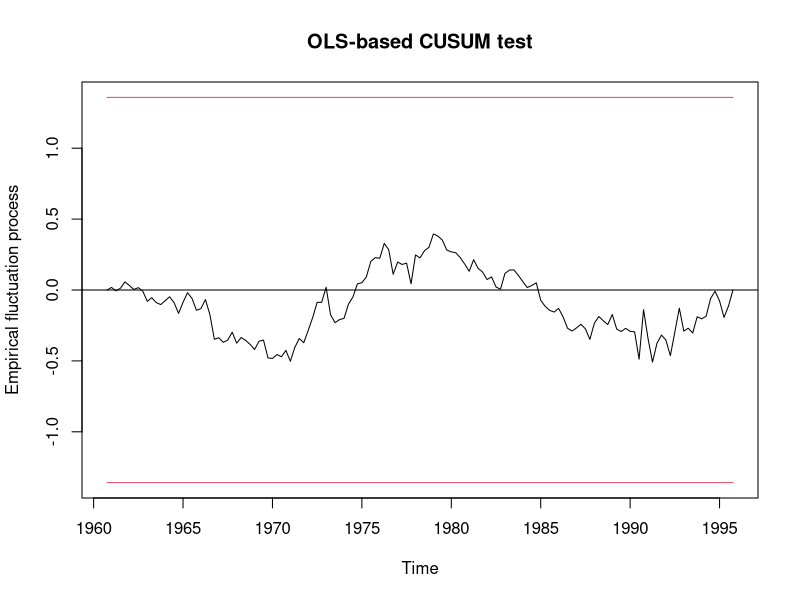
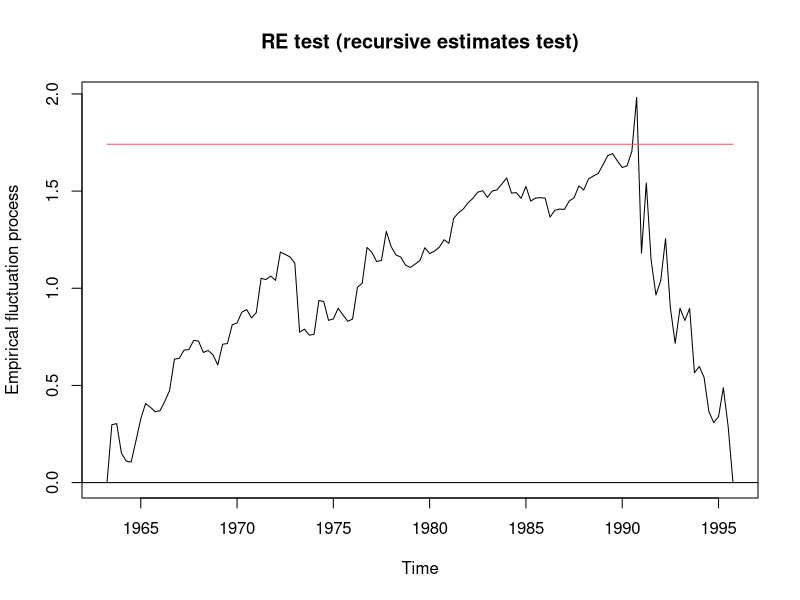
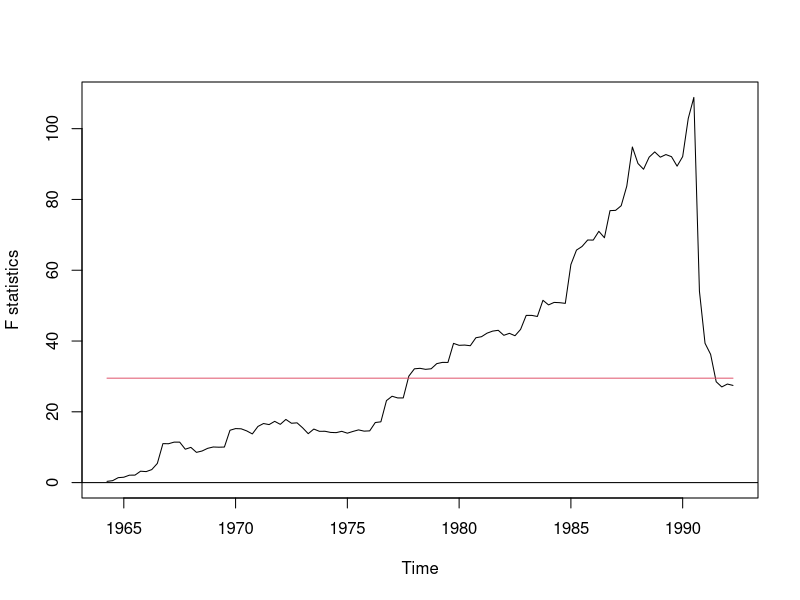

Reproduce these figures in R, in order. (Note: this script raises an error after producing the figures.)
### Name: GermanM1
### Title: German M1 Money Demand
### Aliases: GermanM1 historyM1 monitorM1
### Keywords: datasets

### ** Examples
require(strucchange)
data(GermanM1)
## L?tkepohl et al. (1999) use the following model
LTW.model <- dm ~ dy2 + dR + dR1 + dp + m1 + y1 + R1 + season
## Zeileis et al. (2002) use
M1.model <- dm ~ dy2 + dR + dR1 + dp + ecm.res + season

## historical tests
ols <- efp(LTW.model, data = GermanM1, type = "OLS-CUSUM")
plot(ols)
re <- efp(LTW.model, data = GermanM1, type = "fluctuation")
plot(re)
fs <- Fstats(LTW.model, data = GermanM1, from = 0.1)
plot(fs)

## monitoring
M1 <- historyM1
ols.efp <- efp(M1.model, type = "OLS-CUSUM", data = M1)
newborder <- function(k) 1.5778*k/118
ols.mefp <- mefp(ols.efp, period = 2)
ols.mefp2 <- mefp(ols.efp, border = newborder)
M1 <- GermanM1
ols.mon <- monitor(ols.mefp)
ols.mon2 <- monitor(ols.mefp2)
plot(ols.mon)
lines(boundary(ols.mon2), col = 2)

## dating
bp <- breakpoints(LTW.model, data = GermanM1)
summary(bp)
plot(bp)

plot(fs)
lines(confint(bp))
